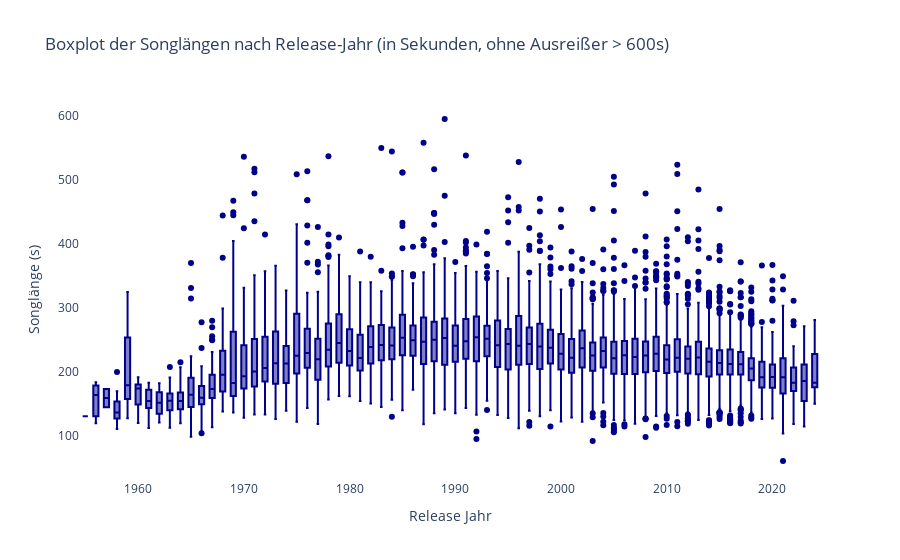

The cell this chart's notebook holds for it:
### Markdown cell above
Ich finde diesen Plot sehr aussagekräftig, aber zum selbst erkunden hier noch eine Plotly-Version mit Mouse-Over:

### Code cell
import pandas as pd
import plotly.express as px

# Beispiel DataFrame (df1) erstellen, falls nicht vorhanden
# df1 = pd.DataFrame({
#     'Release Year': [2020, 2020, 2021, 2021, 2022, 2022],
#     'Track Duration (s)': [200, 300, 400, 500, 600, 700]
# })

# Filtere das DataFrame
df_filtered = df1[df1['Track Duration (s)'] <= 600]

# Erstelle den Boxplot mit Plotly
fig = px.box(df_filtered, 
              x='Release Year', 
              y='Track Duration (s)', 
              title='Boxplot der Songlängen nach Release-Jahr (in Sekunden, ohne Ausreißer > 600s)',
              labels={'Release Year': 'Release Jahr', 'Track Duration (s)': 'Songlänge (s)'})

# Füge Hover-Informationen hinzu
fig.update_traces(hovertemplate='Quartile: %{q1}<br>Median: %{median}<br>Mean: %{mean}<br>Max: %{max}<br>Min: %{min}',
                  marker_color='darkblue')  # Setze die Farbe auf skyblue
fig.update_layout(height=800,  # Höhe auf 800 Pixel setzen
                  plot_bgcolor='white')

# Zeige den Plot an
fig.show()

### Figure 1 — Plotly figure (JSON) as saved in the notebook; plotly's stock layout.template omitted (floating-point values rounded to 4 significant figures; data arrays with more than 128 entries replaced by an {"elided": "..."} marker saying what was removed)
{"data": [{"alignmentgroup": "True", "hovertemplate": "Quartile: %{q1}<br>Median: %{median}<br>Mean: %{mean}<br>Max: %{max}<br>Min: %{min}", "legendgroup": "", "marker": {"color": "darkblue"}, "name": "", "notched": false, "offsetgroup": "", "orientation": "v", "showlegend": false, "type": "box", "x": {"elided": "9988 int values"}, "x0": " ", "xaxis": "x", "y": {"elided": "9988 float values"}, "y0": " ", "yaxis": "y"}], "layout": {"autosize": true, "boxmode": "group", "legend": {"tracegroupgap": 0}, "plot_bgcolor": "white", "title": {"text": "Boxplot der Songlängen nach Release-Jahr (in Sekunden, ohne Ausreißer > 600s)"}, "xaxis": {"anchor": "y", "autorange": true, "domain": [0, 1], "range": [1954.0, 2024.0], "title": {"text": "Release Jahr"}, "type": "linear"}, "yaxis": {"anchor": "x", "autorange": true, "domain": [0, 1], "range": [30.41, 624.1], "title": {"text": "Songlänge (s)"}, "type": "linear"}}}
